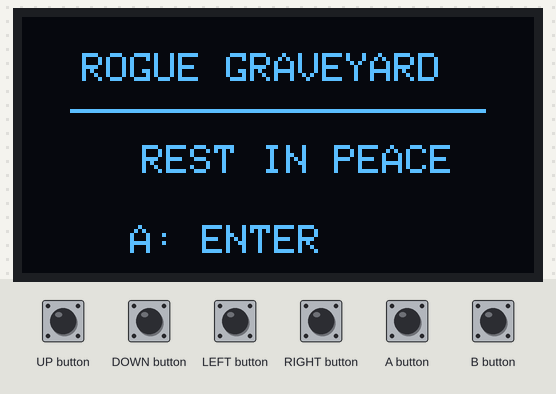
Bench run of a program on a simulated Arduboy, built with avr-gcc and run on an emulated ATmega32U4. Shown: 128×64 one-colour display. Inputs (shaded band) come from the test bench.

Above: at 1.2 s.
1.3 s: A button pressed for 0.15 s
At 2.4 s:
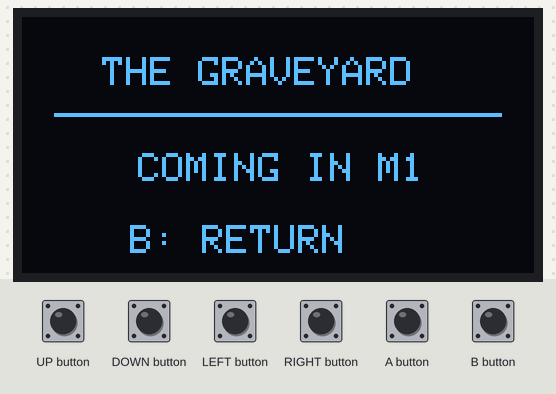
2.9 s: B button pressed for 0.15 s
At 3.3 s:
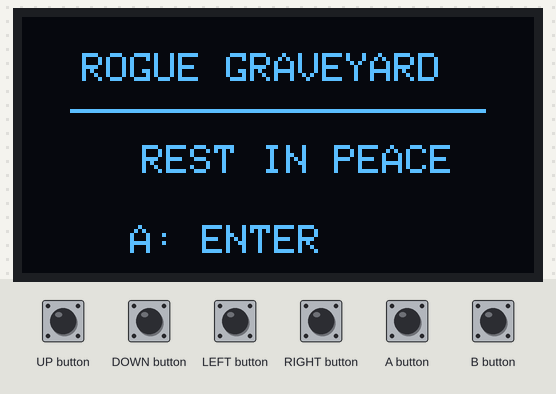
4.5 s: A button pressed for 1 s
At 5.7 s:
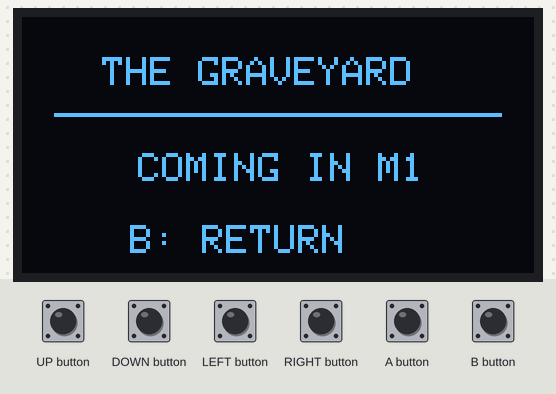
Timing chart, 0 to 7.5 s (numbered marks = the images above; inputs shaded):
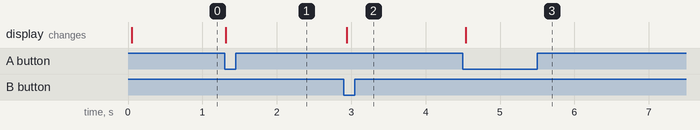

The program:

main.cpp
```cpp
#include <Arduino.h>
#include <Arduboy2.h>

// Rogue Graveyard — Milestone 0: title + navigation-only placeholder.
// Intentionally no saves, EEPROM writes, Rogue imports, or procedural data.
Arduboy2 arduboy;

enum class Screen : uint8_t {
  Title,
  GraveyardPlaceholder
};

Screen currentScreen = Screen::Title;

void drawTitle() {
  arduboy.setTextSize(1);
  arduboy.setCursor(15, 9);
  arduboy.print(F("ROGUE GRAVEYARD"));
  arduboy.drawFastHLine(12, 23, 104, WHITE);
  arduboy.setCursor(30, 32);
  arduboy.print(F("REST IN PEACE"));
  arduboy.setCursor(27, 52);
  arduboy.print(F("A: ENTER"));
}

void drawPlaceholder() {
  arduboy.setTextSize(1);
  arduboy.setCursor(20, 10);
  arduboy.print(F("THE GRAVEYARD"));
  arduboy.drawFastHLine(8, 24, 112, WHITE);
  arduboy.setCursor(29, 34);
  arduboy.print(F("COMING IN M1"));
  arduboy.setCursor(27, 52);
  arduboy.print(F("B: RETURN"));
}

void setup() {
  arduboy.begin();
  arduboy.setFrameRate(30);
  arduboy.clear();
}

void loop() {
  if (!arduboy.nextFrame()) {
    return;
  }
  arduboy.pollButtons();

  if (currentScreen == Screen::Title && arduboy.justPressed(A_BUTTON)) {
    currentScreen = Screen::GraveyardPlaceholder;
  } else if (currentScreen == Screen::GraveyardPlaceholder &&
             arduboy.justPressed(B_BUTTON)) {
    currentScreen = Screen::Title;
  }

  arduboy.clear();
  if (currentScreen == Screen::Title) {
    drawTitle();
  } else {
    drawPlaceholder();
  }
  arduboy.display();
}
```

Measured:
- after the input at 1.3 s, the display: changes at once (image 1)
- after the input at 2.9 s, the display: changes at once (image 2)
- after the input at 4.5 s, the display: changes at once (image 3)
